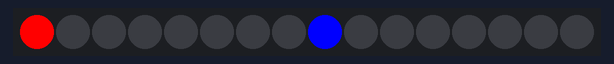
A program run on a simulated CircuitPython board. On the bench: 16 RGB LEDs in strip order, left to right.

Above: at 0.01 s.
At 0.46 s:
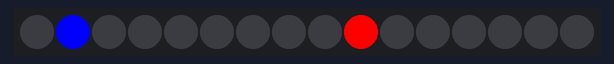
At 1.07 s:
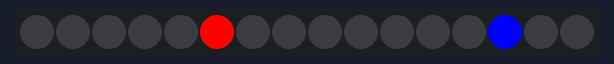

Measured:
- by itself, everything shown: repeats every 0.81 s, in 16 steps

The program:

2.py
```python
import board, neopixel, time

NUM = 16
pixels = neopixel.NeoPixel(board.D18, NUM, auto_write=False)

pos = 0

while True:
    pixels.fill((0,0,0))

    pixels[pos] = (255,0,0)
    pixels[(pos + NUM//2) % NUM] = (0,0,255)

    pixels.show()

    pos = (pos + 1) % NUM
    time.sleep(0.05)
```
